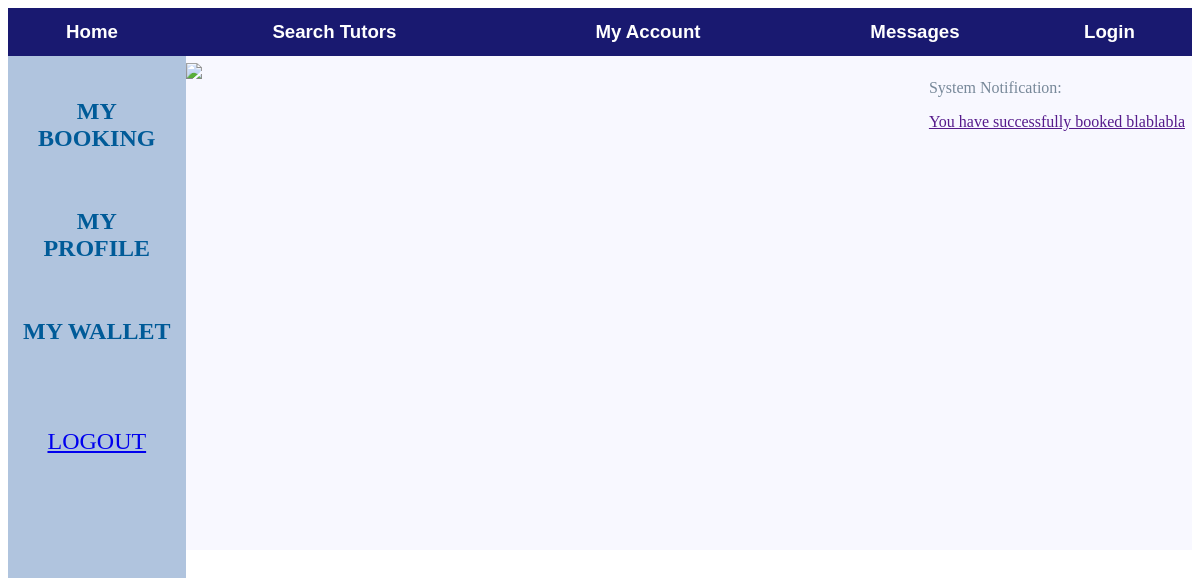
Before: /Tutorial/2/message/ with the older database file.
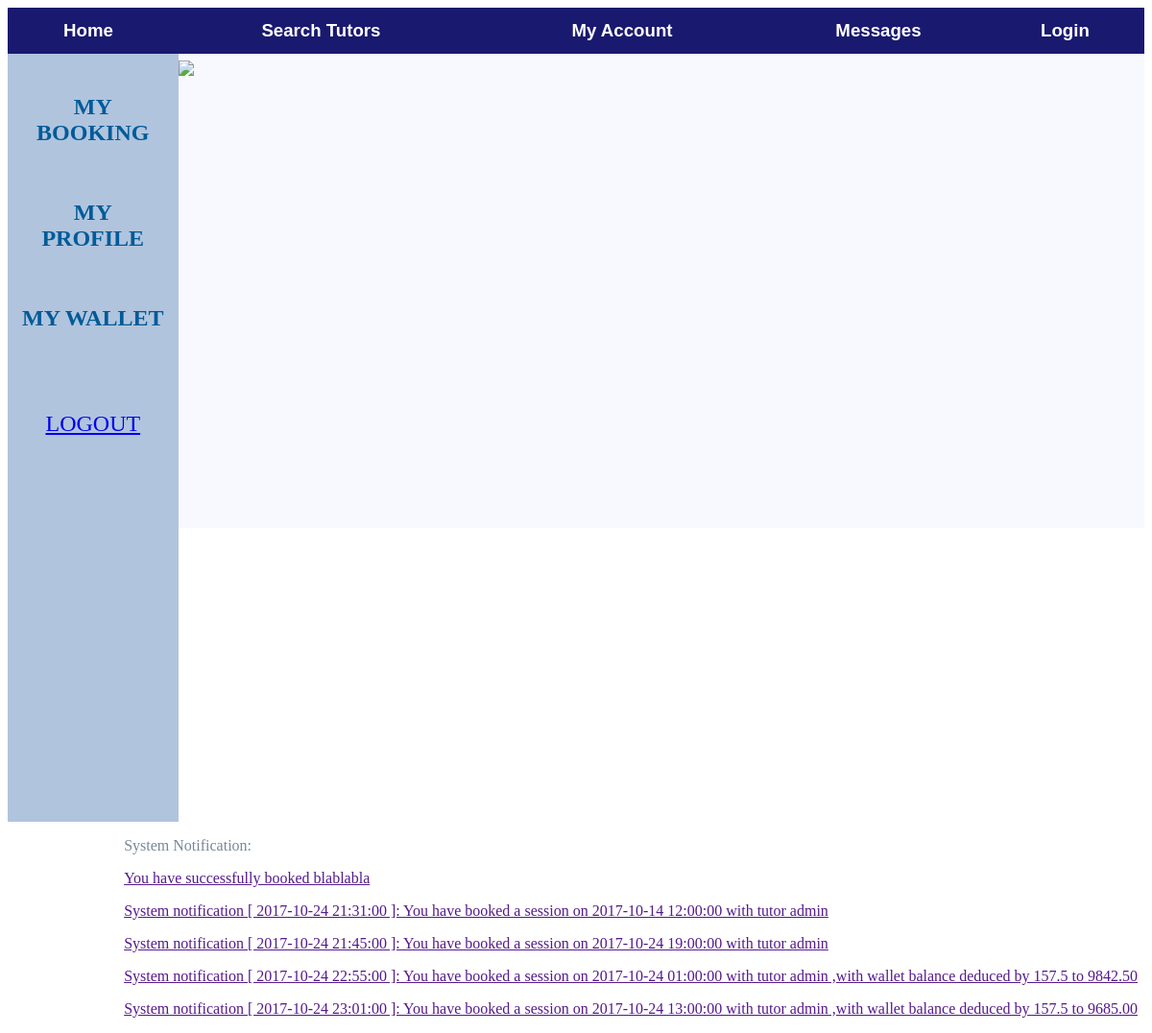
After: the same page with the newer database file.
### Tutorial/models.py (models this page shows, shortened)
class Notification(models.Model):
    content = models.CharField(max_length=500)
    myuser = models.ForeignKey(MyUser, on_delete=models.CASCADE,null=True)

### Tutorial/views.py (the view)
# urls.py: url(r'^(?P<myuser_id>[0-9]+)/message/$', views.message, name='message'),
def message(request, myuser_id):
	myuser = get_object_or_404(MyUser, pk=myuser_id)
	messages = Notification.objects.filter(myuser=myuser)
	return render(request, 'message/message.html', {'user': myuser, 'messages': messages})

### Tutorial/templates/message/message.html (shortened to what this page needs)
{% extends "myaccount/myaccount.html" %}
{% block right %}
		<div id="TutoInfo" style="background-color : #F8F8FF; padding : 7px; height : 60%;">
			<img src="logo.jpg" style="width : 20%; ">
			<ul style="float : right;  text-align : left; color : #778899;">
                System Notification: {{user.name}}
                {%for msg in messages%}
				<div>
					<p><a href="">{{msg.content}}</a></p>
				</div>
				{%endfor%}
			</ul>
		</div>
{% endblock %}

Changed rows visible on the page:
added Notification: content "System notification [ 2017-10-24 21:31:00 ]: You have booked a session on 2017-10-14 12:00:00 with tutor admin"
added Notification: content "System notification [ 2017-10-24 21:45:00 ]: You have booked a session on 2017-10-24 19:00:00 with tutor admin"
added Notification: content "System notification [ 2017-10-24 22:55:00 ]: You have booked a session on 2017-10-24 01:00:00 with tutor admin ,with wallet balance deduced by 157.5 to 9842.50"
added Notification: content "System notification [ 2017-10-24 23:01:00 ]: You have booked a session on 2017-10-24 13:00:00 with tutor admin ,with wallet balance deduced by 157.5 to 9685.00"
